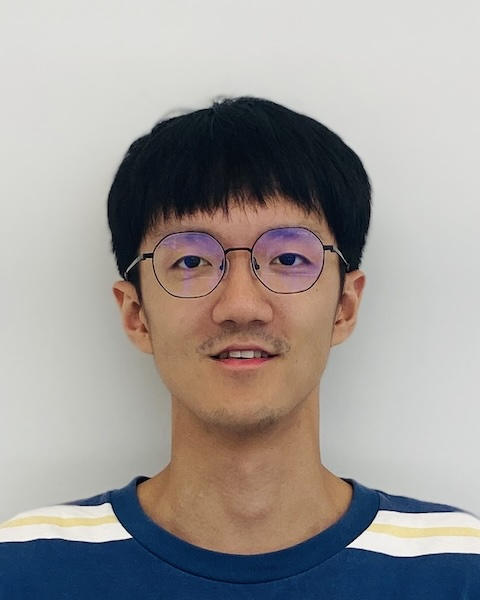
#> input picture face.jpg, 480 x 600 px
$ jupyter execute --allow-errors bio_glyph_face_pipeline.ipynb
#> lines starting #> are read from the running program, lines starting #| are printed output that depends on the picture; after the words box and inside, x2 and y2 are one past the last pixel; in counts of white or black regions, pixels touching at a corner belong together
# BioGlyph — face image pipeline

This notebook explores **face parsing** for the BioGlyph project: classical skeletonization, **MediaPipe** face landmarks, optional **pose** hints, **multiclass segmentation** (hair / face skin), and **vector-style part outlines** (face oval, smoothed hair, features, ears).

## Inputs

- **`face.jpg`** — portrait used in **every** cell (place it in the project root).
- **Downloaded models** (cached in the project root on first run): `face_landmarker.task`, `pose_landmarker_full.task`, `selfie_multiclass_256x256.tflite`.

## Cell guide

The cells below are grouped as: *intro markdown* → *code*. Each code cell is self-contained; execute in order the first time so models download.

### Cell 1 — Grayscale skeletonization (`scikit-image`)

**Purpose:** Binarize **`face.jpg`** with Otsu, then **`skeletonize`** to a 1-pixel-wide medial axis. This is a small classical-vision demo and is **independent** of the MediaPipe pipeline below.

[cell 1]
from pathlib import Path

import matplotlib.pyplot as plt
from skimage.color import rgb2gray
from skimage.filters import threshold_otsu
from skimage.io import imread
from skimage.morphology import skeletonize
from skimage.util import invert

# Load local face image
face_path = Path("face.jpg")
if not face_path.exists():
    raise FileNotFoundError("face.jpg not found in the project root")

face = imread(face_path)
#> face is the input picture: shape (600, 480, 3); mean R, G, B 158.4, 154, 151.6
if face.ndim == 3:
    face = rgb2gray(face)
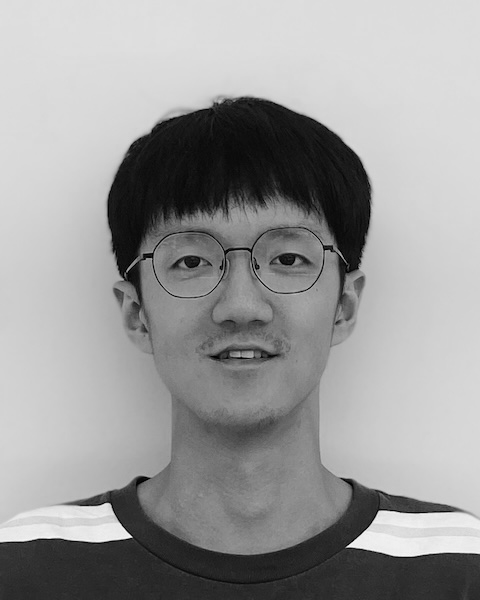
#> face: shape (600, 480) float64; min 0, max 0.987, mean 0.607

# Convert photo to binary mask before skeletonization
thresh = threshold_otsu(face)
#> thresh = 0.495
face_binary = face < thresh
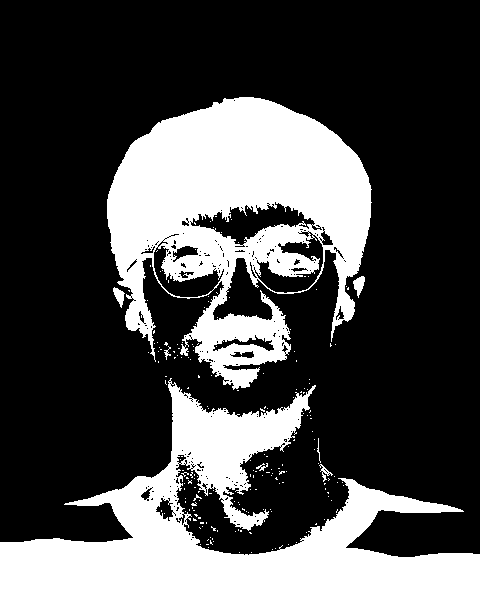
#> face_binary: shape (600, 480) bool; 29.5% white; 192 white regions (184 under 20 px), largest, box (x1, y1, x2, y2) and area: (107, 97, 372, 390) 42019, (0, 378, 480, 600) 41919, (353, 276, 365, 298) 148

# Keep object as foreground (True) when needed
if face_binary.mean() > 0.5:
    face_binary = invert(face_binary)

face_skeleton = skeletonize(face_binary)
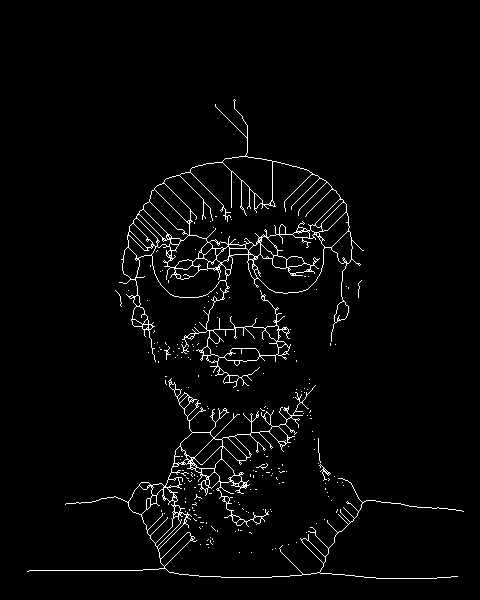
#> face_skeleton: shape (600, 480) bool; 2.7% white in thin lines or dots, all inside (x1, y1, x2, y2) = (27, 99, 464, 579)

fig, axes = plt.subplots(nrows=1, ncols=2, figsize=(8, 4), sharex=True, sharey=True)
ax = axes.ravel()

ax[0].imshow(face_binary, cmap=plt.cm.gray)
ax[0].axis("off")
ax[0].set_title("face binary", fontsize=20)

ax[1].imshow(face_skeleton, cmap=plt.cm.gray)
ax[1].axis("off")
ax[1].set_title("face skeleton", fontsize=20)

fig.tight_layout()
plt.show()
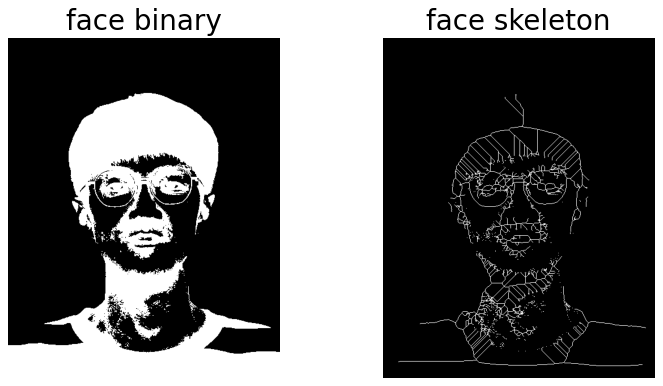
#> figure drawn by matplotlib, 2 panels

### Cell 2 — MediaPipe face mesh (2D + 3D)

**Purpose:** Load **`face.jpg`**, run **Face Landmarker**, draw the **tessellation** on the image and a **3D scatter** of landmarks (x, y, z). Requires `face_landmarker.task`.

[cell 2]
from pathlib import Path
import urllib.request

import matplotlib.pyplot as plt
import mediapipe as mp
import numpy as np
from mediapipe.tasks import python as mp_python
from mediapipe.tasks.python import vision
from mpl_toolkits.mplot3d import Axes3D  # noqa: F401
from skimage.io import imread

face_path = Path("face.jpg")
if not face_path.exists():
    raise FileNotFoundError("face.jpg not found in the project root")

# MediaPipe Tasks API needs a .task model file.
model_path = Path("face_landmarker.task")
if not model_path.exists():
    urllib.request.urlretrieve(
        "https://storage.googleapis.com/mediapipe-models/face_landmarker/face_landmarker/float16/latest/face_landmarker.task",
        model_path,
    )
#> (this line was passed over: the network is not available in this run)

img = imread(face_path)
if img.ndim != 3:
    raise ValueError("face.jpg should be a color image for MediaPipe landmarks")

rgb = img[:, :, :3]
h, w, _ = rgb.shape
#> h = 600; w = 480

#> (the rest of this cell did not finish here and is left out)

### Cell 3 — Face feature polylines (oval, brows, eyes, nose, lips)

**Purpose:** Same landmarker on **`face.jpg`**, but draw **connected outline groups** (face oval, eyebrows, eyes, irises, nose, lips) in distinct colors—flat “line art” without the full mesh.

[cell 3]
from pathlib import Path
import urllib.request

import matplotlib.pyplot as plt
import mediapipe as mp
import numpy as np
from mediapipe.tasks import python as mp_python
from mediapipe.tasks.python import vision
from skimage.io import imread

face_path = Path("face.jpg")
if not face_path.exists():
    raise FileNotFoundError("face.jpg not found in the project root")

model_path = Path("face_landmarker.task")
if not model_path.exists():
    urllib.request.urlretrieve(
        "https://storage.googleapis.com/mediapipe-models/face_landmarker/face_landmarker/float16/latest/face_landmarker.task",
        model_path,
    )
#> (this line was passed over: the network is not available in this run)

rgb = imread(face_path)[:, :, :3]
h, w, _ = rgb.shape

#> (the rest of this cell did not finish here and is left out)

### Cell 4 — Pose ear points + segmentation contours

**Purpose:** Use **`face.jpg`**, **Pose Landmarker** (coarse ear indices) and **Image Segmenter** to draw **hair** and **face-skin** mask contours, plus ear point markers. Good for comparing segmentation boundaries to landmarks.

[cell 4]
from pathlib import Path
import urllib.request

import matplotlib.pyplot as plt
import mediapipe as mp
import numpy as np
from mediapipe.tasks import python as mp_python
from mediapipe.tasks.python import vision
from skimage.io import imread
from skimage.measure import find_contours

face_path = Path("face.jpg")
if not face_path.exists():
    raise FileNotFoundError("face.jpg not found in the project root")

pose_model_path = Path("pose_landmarker_full.task")
if not pose_model_path.exists():
    urllib.request.urlretrieve(
        "https://storage.googleapis.com/mediapipe-models/pose_landmarker/pose_landmarker_full/float16/latest/pose_landmarker_full.task",
        pose_model_path,
    )
#> (this line was passed over: the network is not available in this run)

segmenter_model_path = Path("selfie_multiclass_256x256.tflite")
if not segmenter_model_path.exists():
    urllib.request.urlretrieve(
        "https://storage.googleapis.com/mediapipe-models/image_segmenter/selfie_multiclass_256x256/float32/latest/selfie_multiclass_256x256.tflite",
        segmenter_model_path,
    )
#> (this line was passed over: the network is not available in this run)

rgb = imread(face_path)[:, :, :3]
h, w, _ = rgb.shape
#> (the rest of this cell did not finish here and is left out)

### Cell 5 — Filled part overlay (convex regions + masks)

**Purpose:** **`face.jpg`** — combine **hair** and **face_skin** segmentation with **convex hulls** of landmark groups (eyes, brows, nose, mouth). Shows **color-filled regions** on the photo and on a white background (no ear split).

[cell 5]
from pathlib import Path
import urllib.request

import matplotlib.pyplot as plt
import mediapipe as mp
import numpy as np
from mediapipe.tasks import python as mp_python
from mediapipe.tasks.python import vision
from scipy.spatial import ConvexHull
from skimage.draw import disk, polygon
from skimage.io import imread

face_path = Path("face.jpg")
if not face_path.exists():
    raise FileNotFoundError("face.jpg not found in the project root")

# Model files (download once)
face_model_path = Path("face_landmarker.task")
if not face_model_path.exists():
    urllib.request.urlretrieve(
        "https://storage.googleapis.com/mediapipe-models/face_landmarker/face_landmarker/float16/latest/face_landmarker.task",
        face_model_path,
    )
#> (this line was passed over: the network is not available in this run)

pose_model_path = Path("pose_landmarker_full.task")
if not pose_model_path.exists():
    urllib.request.urlretrieve(
        "https://storage.googleapis.com/mediapipe-models/pose_landmarker/pose_landmarker_full/float16/latest/pose_landmarker_full.task",
        pose_model_path,
    )
#> (this line was passed over: the network is not available in this run)

segmenter_model_path = Path("selfie_multiclass_256x256.tflite")
if not segmenter_model_path.exists():
    urllib.request.urlretrieve(
        "https://storage.googleapis.com/mediapipe-models/image_segmenter/selfie_multiclass_256x256/float32/latest/selfie_multiclass_256x256.tflite",
        segmenter_model_path,
    )
#> (this line was passed over: the network is not available in this run)

$ run again, with img/face.png saved as face.jpg
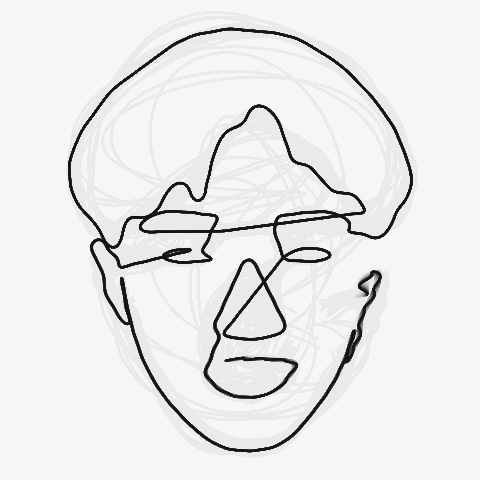
#> input picture img/face.png, 480 x 480 px
#> face is the input picture: shape (480, 480, 3); min 12, max 253, mean 233.3
#> face: shape (480, 480) float64
#> thresh = 0.54
#> `face_binary = face < thresh`:
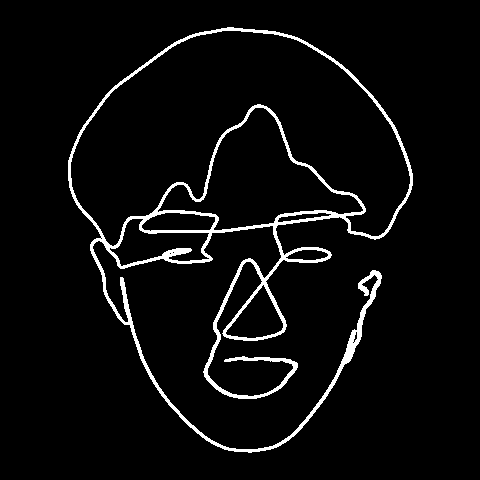
#> face_binary: shape (480, 480) bool; 4.5% white; 1 white region, box (x1, y1, x2, y2) and area: (68, 27, 413, 453) 10310
#> face_skeleton: shape (480, 480) bool; 1.2% white in thin lines or dots, all inside (x1, y1, x2, y2) = (69, 28, 412, 451)
#> `plt.show()`:
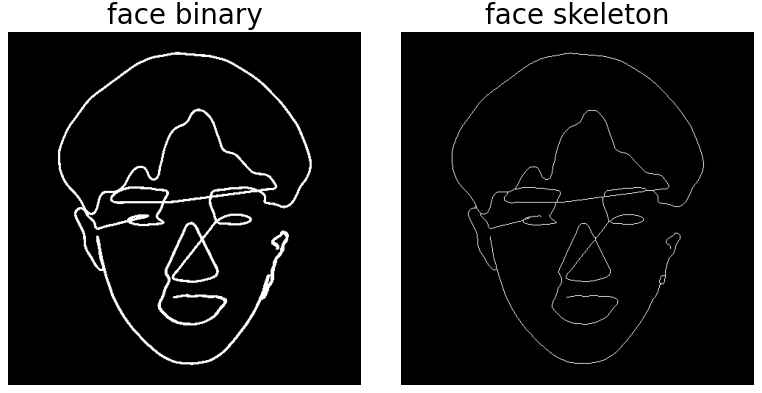
#> figure drawn by matplotlib, 2 panels
